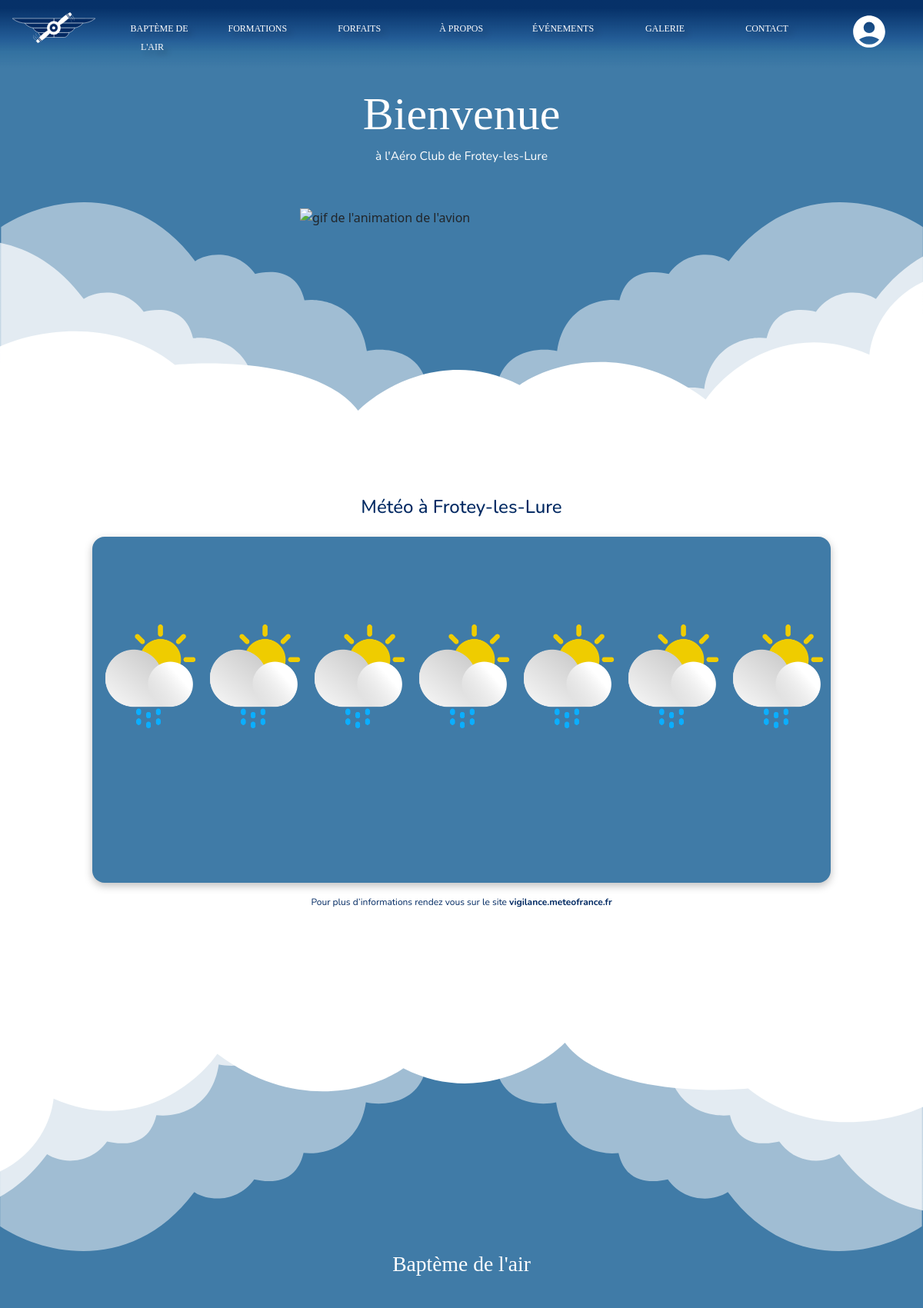
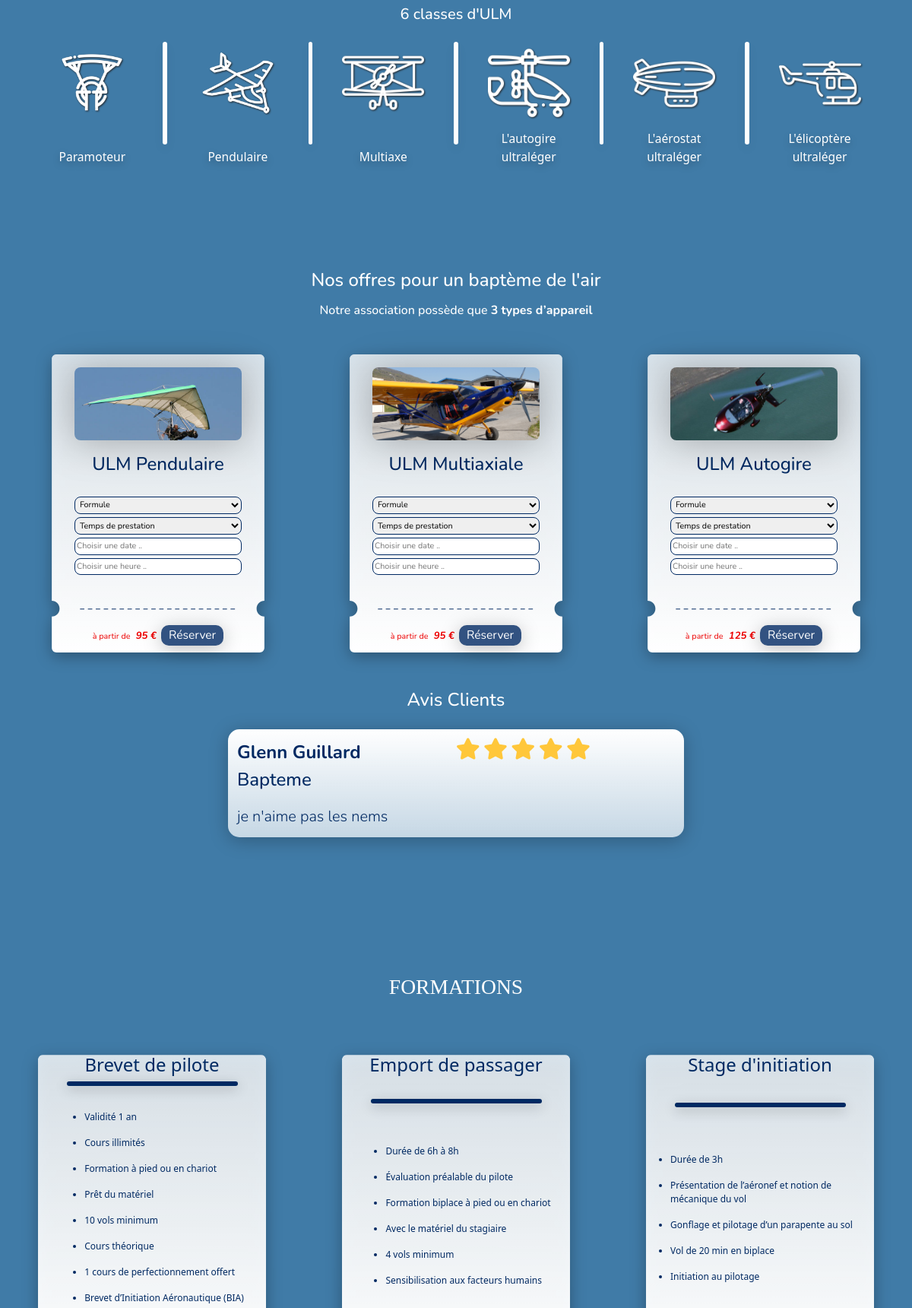
The page / (upper part) on the database its author committed (2 pictures, top to bottom).
### tables this page shows
CREATE TABLE `bapteme` (
  `id` int(11) NOT NULL,
  `nom` char(255) NOT NULL,
  `formule` char(20) DEFAULT NULL,
  `temps` char(20) DEFAULT NULL,
  `prix` float DEFAULT NULL,
  `image` char(255) DEFAULT NULL,
  `active` int(1) NOT NULL DEFAULT 0
);

CREATE TABLE `avis` (
  `id` int(11) NOT NULL,
  `type` char(50) NOT NULL,
  `prenom` char(50) DEFAULT NULL,
  `nom` char(50) DEFAULT NULL,
  `note` tinyint(1) DEFAULT NULL,
  `commentaire` text DEFAULT NULL,
  `date` timestamp NOT NULL DEFAULT current_timestamp() ON UPDATE current_timestamp()
);

CREATE TABLE `formation` (
  `id` int(11) NOT NULL,
  `nom` char(255) NOT NULL,
  `description` varchar(1000) NOT NULL,
  `prix` float NOT NULL,
  `active` int(1) NOT NULL DEFAULT 0
);

### UID.php (called while the page is built)
<?php
function UID($nbr_aleatoire) {
    $liste_cara = [
        ["A", "B", "C", "D", "E", "F", "G", "H", "I", "J", "K", "K", "L", "M", "N", "O", "P", "Q", "R", "S", "T", "U", "V", "W", "X", "Y", "Z"],
        ["a", "b", "c", "d", "e", "f", "g", "h","i","j","k","l","m","n","o","p","q","r","s","t","u","v","w","x","y","z"],
        ["0", "1", "2", "3", "4", "5", "6", "7", "8", "9"]
    ];
    $liste = "";
    for ($i = 0; $i < $nbr_aleatoire; $i++) {
        $index_one = rand(0, 2);
        $index_two = rand(0, count($liste_cara[$index_one])-1);
        $liste.= $liste_cara[$index_one][$index_two];
    }
    return $liste;
}
?>

### poo_models.php (called while the page is built, shortened)
<?php
require_once "poo_database.php";
class Model extends Database {
    protected string $table;
	function getTable() {
		return $this->table;
	}
	function __construct(string $table) {
		$this->table = $table;
		$this->db = Database::getInstance();
	}
}

### poo_database.php (called while the page is built, shortened)
<?php
class Database extends PDO {
    private static $instance;
    public static function getInstance():self
    {
        if(self::$instance === null){
            self::$instance = new self();
        }
        return self::$instance;
    }
}

### poo_repository.php (called while the page is built, shortened)
<?php
require_once ("poo_models.php");
class Repository extends Model {
	public function requete(string $sql) {
        return $this->db->query($sql);
    }
}

### index.php (the view, shortened to what this page needs)
<!DOCTYPE html>
<html lang="fr">
<head>
  <link rel="stylesheet" href="css/bootstrap.min.css?time=<?php require 'UID.php';
                                                          echo UID(200) ?>">
  <link rel="stylesheet" href="css/index.css?time=<?php echo UID(200) ?>">
  <link rel="stylesheet" href="css/media.css?time=<?php echo UID(200) ?>">
  <link rel="stylesheet" href="https://cdnjs.cloudflare.com/ajax/libs/font-awesome/5.15.2/css/all.min.css">
  <link rel="stylesheet" href="https://cdn.jsdelivr.net/npm/flatpickr/dist/flatpickr.min.css">
</head>
<body class="bg-body overflow-x-hidden">
  <nav id="nav-ordi" class="container-fluid p-3 w-100 text-white">
    <section class="row">
      <div class="col">
        <a href="#"><img class="w-100" src="img/SVG/logo.svg" alt="logo Aéro club de Frotey-les-Lure"></a>
      </div>
      <div class="col text-center mt-2">
        <a class="lien_nav text-decoration-none text-white" href="#bapteme">BAPTÈME DE L'AIR</a>
      </div>
      <div class="col text-center mt-2">
        <a class="lien_nav text-decoration-none text-white" href="#container_formation">FORMATIONS</a>
      </div>
      <div class="col text-center mt-2">
        <a class="lien_nav text-decoration-none text-white" href="#forfait">FORFAITS</a>
      </div>
      <div class="col text-center mt-2">
        <a class="lien_nav text-decoration-none text-white" href="#propos">À PROPOS</a>
      </div>
      <div class="col text-center mt-2">
        <a class="lien_nav text-decoration-none text-white" href="#event">ÉVÉNEMENTS</a>
      </div>
      <div class="col text-center mt-2">
        <a class="lien_nav text-decoration-none text-white" href="#galerie">GALERIE</a>
      </div>
      <div class="col text-center mt-2">
        <a class="lien_nav text-decoration-none text-white" href="#contact">CONTACT</a>
      </div>
      <div class="col text-center">
        <a href="php_login.php">
        </a>
      </div>
    </section>
  </nav>
  <section id="bienvenue" class="d-flex flex-column justify-content-center align-items-center m-4">
    <h1 class="text-white">Bienvenue</h1>
    <article id="font-local-header" class="text-white size-2-5 font">à l'Aéro Club de Frotey-les-Lure</article>
  </section>
  <div id="container_avion">
  </div>
  <section id="nuage_haut_head" class="z-3 position-relative">
    <img class="w-100" src="img/SVG/nuage2fin.svg" alt="">
  </section>
  <section class="bg-white hauteur text-dark z-3 position-relative">
    <h3 id="meteo-titre" class="text-center font color_meteo size-3 mb-4">Météo à Frotey-les-Lure</h3>
    <article id="container-meteo" class="px-1 bg-body w-75 h-75 m-auto rounded-4 font meteo d-flex flex-row justify-content-around align-items-center text-white">
      <div id="jour1" class="h-100 pt-4 d-flex align-content-center justify-content-around flex-column">
        <div class="">
          <img id="meteo0" class="meteo_img" src="img/meteo/Rain.png" alt="">
        </div>
      </div>
      <div id="jour2" class="h-100 pt-4 d-flex align-content-center justify-content-around flex-column">
        <div class=""><img id="meteo1" class="meteo_img" src="img/meteo/Rain.png" alt=""></div>
      </div>
      <div id="jour3" class="h-100 pt-4 d-flex align-content-center justify-content-around flex-column">
        <div class=""><img id="meteo2" class="meteo_img" src="img/meteo/Rain.png" alt=""></div>
      </div>
      <div id="jour4" class="h-100 pt-4 d-flex align-content-center justify-content-around flex-column">
        <div class=""><img id="meteo3" class="meteo_img" src="img/meteo/Rain.png" alt=""></div>
      </div>
      <div id="jour5" class="h-100 pt-4 d-flex align-content-center justify-content-around flex-column">
        <div class="">
          <img id="meteo4" class="meteo_img" src="img/meteo/Rain.png" alt="">
        </div>
      </div>
      <div id="jour6" class="h-100 pt-4 d-flex align-content-center justify-content-around flex-column">
        <div class=""><img id="meteo5" class="meteo_img" src="img/meteo/Rain.png" alt=""></div>
      </div>
      <div id="jour7" class="h-100 pt-4 d-flex align-content-center justify-content-around flex-column">
        <div class=""><img id="meteo6" class="meteo_img" src="img/meteo/Rain.png" alt=""></div>
      </div>
    </article>
    <p id="width_meteo_lien" class="color_meteo text-center font mt-3 size-2 overflow-hidden mx-auto">Pour plus
      d’informations rendez vous sur le site <a class="text-decoration-none fw-bold meteo_france" target="_blank" href="https://vigilance.meteofrance.fr/fr/haute-saone">vigilance.meteofrance.fr</a></p>
  </section>
  <section id="nuage_bas_head" class="z-3 position-relative">
    <img class="nuage rotation w-100" src="img/SVG/nuage2fin.svg" alt="">
  </section>
  <h2 id="bapteme" class="text-white text-center size-4">Baptème de l'air</h2>
  <h5 id="type-ulm" class="text-white text-center font mt-5">6 classes d'ULM</h5>
  <section class="h-25 width-custom-avion mt-3 mx-auto">
    <article class="mt-4 d-flex flex-row justify-content-around">
      <div class="avion-container-img d-flex flex-column justify-content-between align-content-center">
        <img class="w-100 drop_shodow_img" src="img/icon_avion/noun-parachute-4423885.png" alt="">
        <p class="text-shadow size-2-5 mt-2 text-white text-center">Paramoteur</p>
      </div>
      <div class="barre-container d-flex justify-content-center align-content-center">
        <div class="bg-white barre h-75"></div>
      </div>
      <div class="avion-container-img d-flex flex-column justify-content-between align-content-center">
        <img class="w-100 drop_shodow_img" src="img/icon_avion/icones aircraft.png" alt="">
        <p class="text-shadow size-2-5 mt-2 text-white text-center">Pendulaire</p>
      </div>
      <div class="barre-container d-flex justify-content-center align-content-center">
        <div class="bg-white barre h-75"></div>
      </div>
      <div class="avion-container-img d-flex flex-column justify-content-between align-content-center">
        <img class="w-100 drop_shodow_img" src="img/icon_avion/avion-leger.png" alt="">
        <p class="text-shadow size-2-5 mt-2 text-white text-center">Multiaxe</p>
      </div>
      <div class="barre-container d-flex justify-content-center align-content-center">
        <div class="bg-white barre h-75"></div>
      </div>
      <div class="avion-container-img d-flex flex-column justify-content-between align-content-center">
        <img class="w-100 drop_shodow_img" src="img/icon_avion/autogire (1).png" alt="">
        <p class="text-shadow size-2-5 mt-2 text-white text-center">L'autogire ultraléger</p>
      </div>
      <div class="barre-container d-flex justify-content-center align-content-center">
        <div class="bg-white barre h-75"></div>
      </div>
      <div class="avion-container-img d-flex flex-column justify-content-between align-content-center">
        <img class="w-100 drop_shodow_img" src="img/icon_avion/airship.png" alt="">
        <p class="text-shadow size-2-5 mt-2 text-white text-center">L'aérostat ultraléger</p>
      </div>
      <div class="barre-container d-flex justify-content-center align-content-center">
        <div class="bg-white barre h-75"></div>
      </div>
      <div class="avion-container-img d-flex flex-column justify-content-between align-content-center">
        <img class="w-100 drop_shodow_img" src="img/icon_avion/helicopter.png" alt="">
        <p class="text-shadow size-2-5 mt-2 text-white text-center">L'élicoptère ultraléger</p>
      </div>
    </article>
  </section>
  <section id="margin_top_bapteme">
    <h3 id="offres-bapteme-titre" class="font text-white text-center size-3">Nos offres pour un baptème de l'air</h3>
    <h6 id="type-appareil-titre" class="font text-white text-center mt-3">Notre association possède que <strong>3 types d’appareil </strong>
    </h6>
    <article class="container-fluid font mt-5">
      <div class="d-flex justify-content-around flex-wrap">
        <?php
        require_once "poo_repository.php";
        require_once "poo_models.php";
        try {
          $modele = new Model("bapteme");
          $exemple = new Repository($modele->getTable());
          $sql = "Select * from " . $modele->getTable()  . " WHERE active = 0";
          $resultat = $exemple->requete($sql);
          foreach ($resultat as $ligne) {
        ?>
            <div class='carte_avion w-25 color-blue-bapteme d-flex justify-content-around align-items-center flex-column'>
              <form action="_reservBapteme.php" method="POST" class='h-100 w-75 d-flex justify-content-around align-items-center flex-column mt-2'>
                <img class='img_card_bapteme rounded-3 w-100 h-25 object-fit-cover' src='ImageBapteme/<?= $ligne["image"] ?>.png' alt=<?= $ligne["nom"] ?>>
                <h5 class='fw-medium text-center size-3'>
                  <?= $ligne["nom"] ?>
                </h5>
                <div class='d-flex flex-column w-100'>
                  <div class='custom-select mx-auto w-100'>
                    <select class='w-100' name="formule">
                      <option value='' disabled selected>Formule</option>
                    </select>
                  </div>
                  <div class='custom-select w-100'>
                    <select class='w-100 mt-1' name="temps">
                      <option value='' disabled selected>Temps de prestation</option>
                    </select>
                  </div>
                  <div class='w-100'>
                    <input class='test-date w-100 mt-1' name="date" type='text' placeholder='Choisir une date ..' readonly='readonly'>
                  </div>
                  <div class=''>
                    <input class='test-time w-100 mt-1' name="heure" type='text' placeholder='Choisir une heure ..' readonly='readonly'>
                  </div>
                </div>
                <div class='d-flex flex-row align-items-center justify-content-around color-red-bapteme mt-5'>
                  <div>
                    <p class='m-0'><span class='non-strong-text'>à partir de</span><strong class='strong-text fst-italic'>
                        <?= $ligne["prix"] ?> €
                      </strong></p>
                  </div>
                  <input type='submit' value='Réserver' class='button_reserver_bapteme px-2 text-white size-2-5'>
                </div>
              </form>
            </div>
        <?php
          }
        } catch (PDOException $e) {
          die($e->getMessage());
        }
        ?>
      </div>
    </article>
  </section>
  <section class="font">
    <h3 class="text-white text-center mt-5 size-3">Avis Clients</h3>
    <?php
    try {
      $modele6 = new Model("avis");
      $exemple6 = new Repository($modele6->getTable());
      $sql6 = "Select * from " . $modele6->getTable() . " WHERE (type) = 'bapteme' ORDER BY (date) DESC LIMIT 2;";
      $resultat6 = $exemple6->requete($sql6);
      foreach ($resultat6 as $ligne6) {
    ?>
        <article class="w-50 mx-auto avis_clients mt-4">
          <div class="d-flex flex-column">
            <div class="d-flex flex-row">
              <div class="info-commentaire w-50 d-flex flex-column">
                <p class="fw-bold fs-4 mb-0">
                  <?= $ligne6["prenom"] ?>
                  <?= $ligne6["nom"] ?>
                </p>
                <p class="fs-4 fw-medium">
                  <?= $ligne6["type"] ?>
                </p>
              </div>
              <div class="star-commentaire w-50 rating fs-3">
                <?php
                if (($ligne6["note"]) == 5) {
                  for ($i = 0; $i < 5; $i++) {
                    echo "<i class='fas fa-star text-yellow'></i>";
                  }
                } elseif (($ligne6["note"]) == 4) {
                  echo "<i class='far fa-star'></i>";
                  for ($i = 0; $i < 4; $i++) {
                    echo "<i class='fas fa-star text-yellow'></i>";
                  }
                } elseif (($ligne6["note"]) == 1) {
                  for ($i = 0; $i < 4; $i++) {
                    echo "<i class='far fa-star'></i>";
                  }
                  echo "<i class='fas fa-star text-yellow'></i>";
                }
                ?>
              </div>
            </div>
            <div class="fs-5 fw-light commentaire">
              <?= $ligne6["commentaire"] ?>
            </div>
          </div>
        </article>
    <?php
      }
    } catch (PDOException $e) {
      die($e->getMessage());
    }
    ?>
  </section>
  <section id="formation" class="w-100">
    <h2 id="container_formation" class="text-white text-center size-4">FORMATIONS</h2>
    <div class="w-100 d-flex justify-content-around align-items-stretch flex-wrap mt-5">
      <?php
      try {
        $modele4 = new Model("formation");
        $exemple4 = new Repository($modele4->getTable());
        $sql4 = "Select * from " . $modele4->getTable() . " WHERE active = 0";
        $resultat4 = $exemple4->requete($sql4);
        foreach ($resultat4 as $ligne4) {
      ?>
          <form method="post" action="_reservFormation.php" class="carte_avion2 w-25 d-flex justify-content-between align-items-center flex-column color-blue-bapteme" style="flex: 0 0 25%;">
            <h3 class="mt-4 size-3">
              <?= $ligne4["nom"] ?>
            </h3>
            <div class="w-75 rounded-5 barre-horizontale"></div>
            <ul class="mt-3 size-2">
              <?php
              $des = $ligne4["description"];
              $description = explode(";", $des);
              foreach ($description as $des) {
                echo "<li class='mt-3'>" . $des . "</li>";
              }
              ?>
            </ul>
          </form>
      <?php
        }
      } catch (PDOException $e) {
        die($e->getMessage());
      }
      ?>
    </div>
  </section>
</body>
</html>

### rows shown on the page
bapteme: image (picture), nom "ULM Pendulaire", prix "95"
bapteme: image (picture), nom "ULM Multiaxiale", prix "95"
bapteme: image (picture), nom "ULM Autogire", prix "125"
avis: prenom "Glenn", nom "Guillard", type "Bapteme", note 5 (drawn), commentaire "je n'aime pas les nems"
formation: nom "Brevet de pilote", description "Validité 1 an", description "Cours illimités", description "Formation à pied ou en chariot", description "Prêt du matériel", description "10 vols minimum", description "Cours théorique", description "1 cours de perfectionnement offert", description "Brevet d’Initiation Aéronautique (BIA)"
formation: nom "Emport de passager", description "Durée de 6h à 8h", description "Évaluation préalable du pilote", description "Formation biplace à pied ou en chariot", description "Avec le matériel du stagiaire", description "4 vols minimum", description "Sensibilisation aux facteurs humains"
formation: nom "Stage d'initiation", description "Durée de 3h", description "Présentation de l’aéronef et notion de mécanique du vol", description "Gonflage et pilotage d’un parapente au sol", description "Vol de 20 min en biplace", description "Initiation au pilotage"
